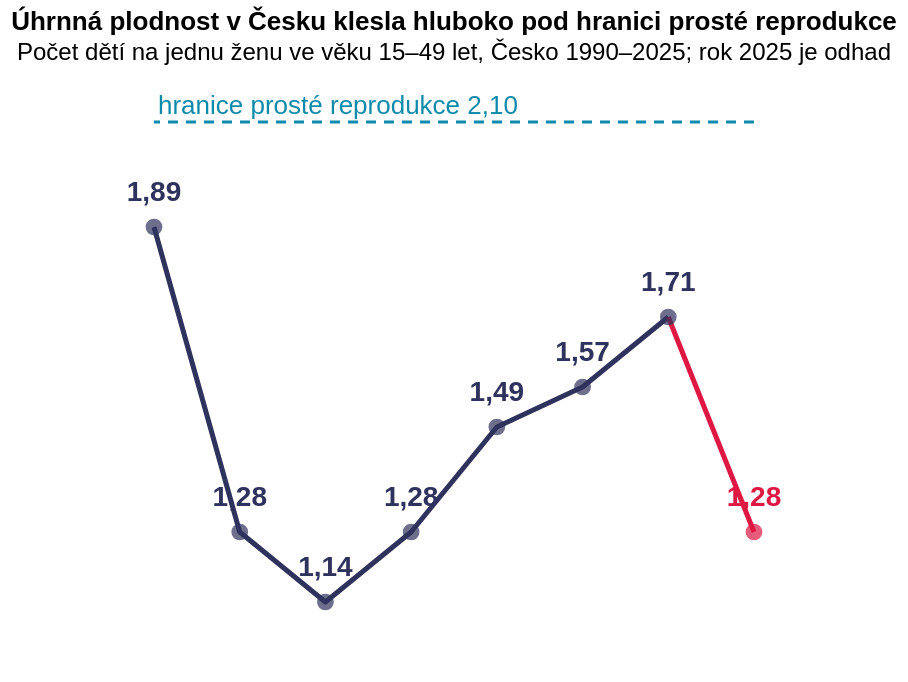

The Vega-Lite source for this figure:
### Vega-Lite specification from a JSON file in a GitHub repository (floating-point values rounded to 4 significant figures)
{"$schema": "https://vega.github.io/schema/vega-lite/v5.json", "title": {"text": "Úhrnná plodnost v Česku klesla hluboko pod hranici prosté reprodukce", "subtitle": "Počet dětí na jednu ženu ve věku 15–49 let, Česko 1990–2025; rok 2025 je odhad"}, "_source": "[ČSÚ, časové řady úhrnné plodnosti](https://csu.gov.cz/produkty/oby_cr)\nrok 2025 odhad (kulatý stůl Poslanecké sněmovny, 27. 4. 2026)", "height": 300, "data": {"values": [{"rok": 1990, "tfr": 1.89, "label": "1,89", "typ": "data", "predstava": "asi 19 dětí na 10 žen"}, {"rok": 1995, "tfr": 1.28, "label": "1,28", "typ": "data", "predstava": "zhruba 5 dětí na 4 ženy"}, {"rok": 2000, "tfr": 1.14, "label": "1,14", "typ": "data", "predstava": "asi 8 dětí na 7 žen"}, {"rok": 2005, "tfr": 1.28, "label": "1,28", "typ": "data", "predstava": "zhruba 5 dětí na 4 ženy"}, {"rok": 2010, "tfr": 1.49, "label": "1,49", "typ": "data", "predstava": "skoro 3 děti na 2 ženy"}, {"rok": 2015, "tfr": 1.57, "label": "1,57", "typ": "data", "predstava": "asi 11 dětí na 7 žen"}, {"rok": 2020, "tfr": 1.71, "label": "1,71", "typ": "data", "predstava": "asi 12 dětí na 7 žen"}, {"rok": 2025, "tfr": 1.28, "label": "1,28", "typ": "odhad", "predstava": "zhruba 5 dětí na 4 ženy"}]}, "layer": [{"data": {"values": [{}]}, "mark": {"type": "rule", "strokeDash": [5, 4], "stroke": "#0e8aab", "strokeWidth": 1.5}, "encoding": {"y": {"datum": 2.1, "type": "quantitative", "scale": {"domain": [1.0, 2.2]}}}}, {"data": {"values": [{}]}, "mark": {"type": "text", "align": "left", "dx": 2, "dy": -8, "color": "#0e8aab", "fontSize": 13}, "encoding": {"x": {"datum": 1990, "type": "quantitative", "scale": {"domain": [1990, 2025]}}, "y": {"datum": 2.1, "type": "quantitative", "scale": {"domain": [1.0, 2.2]}}, "text": {"value": "hranice prosté reprodukce 2,10"}}}, {"transform": [{"filter": "datum.rok <= 2020"}], "mark": {"type": "line", "stroke": "#2f325c", "strokeWidth": 2.5, "strokeJoin": "round"}, "encoding": {"x": {"field": "rok", "type": "quantitative", "title": null, "scale": {"domain": [1990, 2025], "nice": false}, "axis": {"format": "d", "values": [1990, 1995, 2000, 2005, 2010, 2015, 2020, 2025], "grid": false, "domain": false, "ticks": false, "labelAngle": 0}}, "y": {"field": "tfr", "type": "quantitative", "title": null, "scale": {"domain": [1.0, 2.2]}, "axis": {"grid": true, "gridColor": "#e8e8dc", "domain": false, "ticks": false, "values": [1.0, 1.3, 1.6, 1.9, 2.2], "format": ".1f"}}}}, {"transform": [{"filter": "datum.rok >= 2020"}], "mark": {"type": "line", "stroke": "#de1743", "strokeWidth": 2.5, "strokeJoin": "round"}, "encoding": {"x": {"field": "rok", "type": "quantitative", "scale": {"domain": [1990, 2025], "nice": false}, "axis": null}, "y": {"field": "tfr", "type": "quantitative", "scale": {"domain": [1.0, 2.2]}, "axis": null}}}, {"mark": {"type": "point", "filled": true, "size": 70}, "encoding": {"x": {"field": "rok", "type": "quantitative", "scale": {"domain": [1990, 2025], "nice": false}, "axis": null}, "y": {"field": "tfr", "type": "quantitative", "scale": {"domain": [1.0, 2.2]}, "axis": null}, "color": {"field": "typ", "type": "nominal", "scale": {"domain": ["data", "odhad"], "range": ["#2f325c", "#de1743"]}, "legend": null}, "tooltip": [{"field": "rok", "type": "quantitative", "title": "Rok", "format": "d"}, {"field": "label", "type": "nominal", "title": "Dětí na ženu"}, {"field": "predstava", "type": "nominal", "title": "Pro představu"}]}}, {"mark": {"type": "text", "baseline": "bottom", "dy": -10, "fontWeight": "bold", "fontSize": 14}, "encoding": {"x": {"field": "rok", "type": "quantitative", "scale": {"domain": [1990, 2025], "nice": false}, "axis": null}, "y": {"field": "tfr", "type": "quantitative", "scale": {"domain": [1.0, 2.2]}, "axis": null}, "text": {"field": "label"}, "color": {"field": "typ", "type": "nominal", "scale": {"domain": ["data", "odhad"], "range": ["#2f325c", "#de1743"]}, "legend": null}}}], "config": {"view": {"stroke": "transparent"}}}
